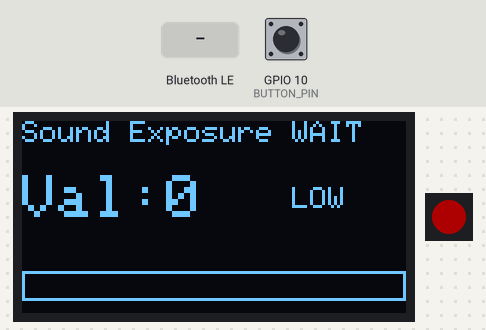
This sketch was run on a simulated Seeed XIAO ESP32-C3. Shown: 128×64 one-colour display, 1 RGB LEDs in strip order, left to right. The inputs (shaded band) are chosen by the test bench; at power-on: GPIO 10 (BUTTON_PIN) HIGH. Dim RGB values are drawn brighter than linear; nothing arrives over Bluetooth unless stated; a phone connects over Bluetooth LE 3 s after start; what the sketch prints to the serial monitor is not drawn.

Above: at 2.1 s.
At 5.6 s:
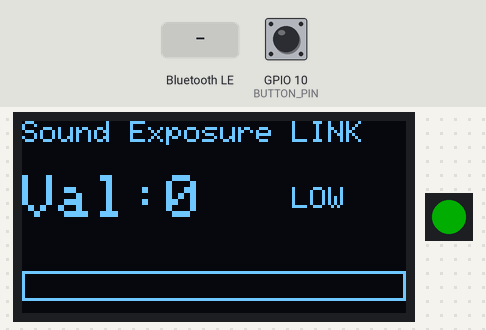
5.7 s: Bluetooth LE write "200" received
At 6.22 s:
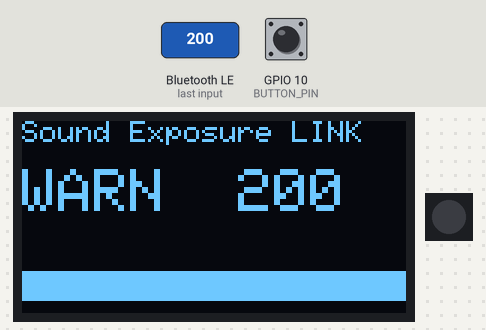
7.8 s: Bluetooth LE write "90" received
At 8.5 s:
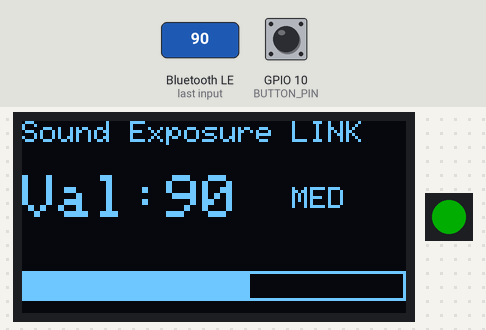
9.3 s: GPIO 10 (BUTTON_PIN) pulled LOW for 0.15 s
At 10.5 s:
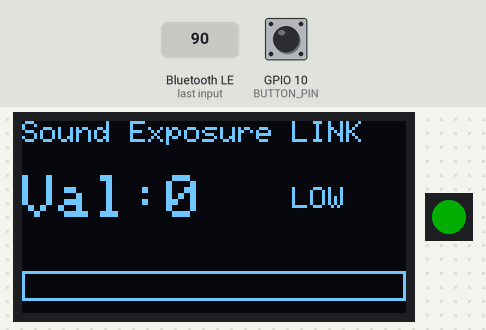
Timing chart, 0 to 12.3 s (numbered marks = the images above; inputs shaded):
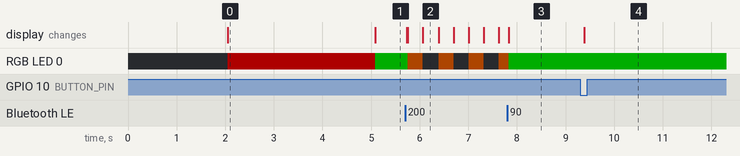

Measured:
- after the input at 5.7 s, RGB LED 0: alternates RGB(50, 20, 0) for 0.31 s and off for 0.31 s, starting after 0.06 s; the display: first changes at once (image 2 shows a later state)
- after the input at 7.8 s, the display: changes at once (image 3)
- after the input at 9.3 s, the display: changes after 0.09 s (image 4)
- what the display in image 0 shows lasts 3.0 s, from 2.1 s to 5.1 s

The sketch:

display_node.ino
```cpp
/**
 * ============================================================
 *  ACOUSTIC DOSIMETER — DISPLAY NODE
 * ============================================================
 *
 *  Hardware:   XIAO ESP32-C3 + SSD1306 128×64 OLED (I2C)
 *              + WS2812B NeoPixel + Tactile Button
 *  Protocol:   BLE (server) — receives exposure data from
 *              the Sensor Node (client)
 *  Function:   Visualizes cumulative sound exposure on an
 *              OLED with a progress bar and numeric readout.
 *              NeoPixel provides at-a-glance status. Physical
 *              button sends a RESET command back to the sensor.
 *
 *  Design decisions:
 *    - The display node acts as BLE server (peripheral) so
 *      the sensor can connect on its own schedule without
 *      requiring user pairing — just power both on.
 *    - The RESET command is bidirectional: button press on
 *      the display writes "RESET" to the shared BLE
 *      characteristic, which the sensor reads on its next
 *      update cycle. This avoids adding a second
 *      characteristic or a notification channel.
 *    - LED color encoding (green/orange/red) follows common
 *      traffic-light conventions for intuitive interpretation
 *      without reading the screen.
 *    - The warning flash at exposure ≥ 100 uses a simple
 *      toggle timer rather than hardware PWM to keep the
 *      NeoPixel driver straightforward on this platform.
 *    - Button debouncing uses a 40 ms window — tested to
 *      reliably reject bounce from the 6×6 mm tact switches
 *      used in this build.
 *
 *  Author:     Coleman Bryant
 *  Course:     TECHIN 512 — Hardware/Software Lab
 *  Program:    MSTI, University of Washington
 * ============================================================
 */

#include <Arduino.h>
#include <Wire.h>
#include <BLEDevice.h>
#include <BLEUtils.h>
#include <BLEServer.h>
#include <Adafruit_GFX.h>
#include <Adafruit_SSD1306.h>
#include <Adafruit_NeoPixel.h>

// ── OLED Configuration ─────────────────────────────────────
#define SCREEN_WIDTH    128
#define SCREEN_HEIGHT   64
#define OLED_RESET      -1
#define SCREEN_ADDRESS  0x3C

// ── NeoPixel & Button ──────────────────────────────────────
#define NEOPIXEL_PIN    D8
#define NUMPIXELS       1
#define BUTTON_PIN      D10

// ── BLE UUIDs (must match sensor node) ─────────────────────
#define SERVICE_UUID        "12345678-1234-1234-1234-1234567890ab"
#define CHARACTERISTIC_UUID "abcdefab-1234-1234-1234-abcdefabcdef"

// ── Peripheral Instances ───────────────────────────────────
Adafruit_SSD1306  display(SCREEN_WIDTH, SCREEN_HEIGHT, &Wire, OLED_RESET);
Adafruit_NeoPixel pixel(NUMPIXELS, NEOPIXEL_PIN, NEO_GRB + NEO_KHZ800);

// ── BLE State ──────────────────────────────────────────────
BLECharacteristic *pCharacteristic;
bool deviceConnected = false;
volatile int receivedValue = 0;

// ── Button Debounce State ──────────────────────────────────
bool          lastButtonReading  = HIGH;
bool          buttonState        = HIGH;
unsigned long lastDebounceTime   = 0;
const unsigned long debounceDelay = 40;

// ── Warning Flash State ────────────────────────────────────
bool          warnFlashState     = false;
unsigned long lastWarnFlashTime  = 0;
const unsigned long warnFlashInterval = 300;  // ms


// ============================================================
//  OLED RENDERING
// ============================================================
// Draws the full display layout:
//   - Header: "Sound Exposure" + connection status
//   - Body:   Numeric value + severity label (or WARN state)
//   - Footer: Progress bar mapped to 0–150 range
//
// The layout adapts between normal and warning modes to
// provide clear visual escalation without requiring the user
// to interpret numbers.

void drawScreen(int value) {
  display.clearDisplay();
  display.setTextColor(SSD1306_WHITE);

  bool warnState = (value >= 100);

  // ── Header ───────────────────────────────────────────────
  display.setTextSize(1);
  display.setCursor(0, 0);
  display.println("Sound Exposure");

  display.setCursor(90, 0);
  display.println(deviceConnected ? "LINK" : "WAIT");

  // ── Body ─────────────────────────────────────────────────
  if (warnState) {
    display.setTextSize(2);
    display.setCursor(0, 16);
    display.println("WARN");
    display.setCursor(72, 16);
    display.println(value);
  } else {
    display.setTextSize(2);
    display.setCursor(0, 18);
    display.print("Val:");
    display.println(value);

    display.setTextSize(1);
    display.setCursor(90, 22);
    display.println(value < 50 ? "LOW" : "MED");
  }

  // ── Progress Bar ─────────────────────────────────────────
  int barX  = 0, barY = 50, barW = 128, barH = 10;
  int fillW = constrain(map(value, 0, 150, 0, barW), 0, barW);

  display.drawRect(barX, barY, barW, barH, SSD1306_WHITE);
  display.fillRect(barX, barY, fillW, barH, SSD1306_WHITE);

  display.display();
}


// ============================================================
//  BLE SERVER CALLBACKS
// ============================================================
// Handles connect/disconnect events. On disconnect, we
// restart advertising so the sensor can reconnect
// automatically after a power cycle or range loss.

class MyServerCallbacks : public BLEServerCallbacks {
  void onConnect(BLEServer *pServer) override {
    deviceConnected = true;
    Serial.println("BLE client connected");
    drawScreen(receivedValue);
  }

  void onDisconnect(BLEServer *pServer) override {
    deviceConnected = false;
    Serial.println("BLE client disconnected");
    BLEDevice::startAdvertising();
    Serial.println("Advertising restarted");
    drawScreen(receivedValue);
  }
};


// ============================================================
//  BLE CHARACTERISTIC CALLBACK
// ============================================================
// Called when the sensor node writes a new exposure value.
// The value arrives as an ASCII integer string and is
// parsed to update the display immediately.

class MyCharacteristicCallbacks : public BLECharacteristicCallbacks {
  void onWrite(BLECharacteristic *pChar) override {
    std::string value = pChar->getValue();
    if (!value.empty()) {
      receivedValue = atoi(value.c_str());
      Serial.printf("Received value: %d\n", receivedValue);
      drawScreen(receivedValue);
    }
  }
};


// ============================================================
//  SETUP
// ============================================================

void setup() {
  Serial.begin(115200);
  delay(2000);

  // ── I2C for OLED ─────────────────────────────────────────
  Wire.begin(D4, D5);
  pinMode(BUTTON_PIN, INPUT_PULLUP);

  // ── OLED Init ────────────────────────────────────────────
  if (!display.begin(SSD1306_SWITCHCAPVCC, SCREEN_ADDRESS)) {
    Serial.println("OLED init failed");
    while (true) delay(10);
  }

  // ── NeoPixel Init ────────────────────────────────────────
  pixel.begin();
  pixel.clear();
  pixel.show();

  drawScreen(receivedValue);

  // ── BLE Server Setup ─────────────────────────────────────
  BLEDevice::init("DosimeterDisplay");
  BLEServer *pServer = BLEDevice::createServer();
  pServer->setCallbacks(new MyServerCallbacks());

  BLEService *pService = pServer->createService(SERVICE_UUID);

  pCharacteristic = pService->createCharacteristic(
      CHARACTERISTIC_UUID,
      BLECharacteristic::PROPERTY_READ |
      BLECharacteristic::PROPERTY_WRITE);

  pCharacteristic->setCallbacks(new MyCharacteristicCallbacks());
  pCharacteristic->setValue("0");
  pService->start();

  // ── Start Advertising ────────────────────────────────────
  BLEAdvertising *pAdvertising = BLEDevice::getAdvertising();
  pAdvertising->addServiceUUID(SERVICE_UUID);
  pAdvertising->start();

  Serial.println("BLE display server ready");
}


// ============================================================
//  MAIN LOOP
// ============================================================
// Continuously handles two responsibilities:
//
//   1. BUTTON INPUT — Debounced read of the physical reset
//      button. On press, writes "RESET" to the BLE
//      characteristic so the sensor node zeroes its exposure
//      index on the next read cycle. Also resets the local
//      display immediately for responsive feedback.
//
//   2. LED STATUS — Color-codes device state at a glance:
//        Red    = BLE disconnected (no sensor link)
//        Green  = connected, exposure below threshold
//        Orange = connected, exposure ≥ 100 (flashing)

void loop() {

  // ── Button Debounce ──────────────────────────────────────
  bool reading = digitalRead(BUTTON_PIN);

  if (reading != lastButtonReading) {
    lastDebounceTime = millis();
  }

  if ((millis() - lastDebounceTime) > debounceDelay) {
    if (reading != buttonState) {
      buttonState = reading;
      if (buttonState == LOW) {
        Serial.println("Button pressed -> sending RESET");
        pCharacteristic->setValue("RESET");
        receivedValue  = 0;
        warnFlashState = false;
        drawScreen(receivedValue);
      }
    }
  }
  lastButtonReading = reading;

  // ── LED Status Indicator ─────────────────────────────────
  bool warnState = deviceConnected && (receivedValue >= 100);

  if (warnState) {
    // Flashing orange at 300 ms intervals
    if (millis() - lastWarnFlashTime >= warnFlashInterval) {
      lastWarnFlashTime = millis();
      warnFlashState    = !warnFlashState;
      drawScreen(receivedValue);
    }
    pixel.setPixelColor(0, warnFlashState
        ? pixel.Color(50, 20, 0)   // orange
        : pixel.Color(0, 0, 0));   // off
  } else {
    warnFlashState = false;
    pixel.setPixelColor(0, !deviceConnected
        ? pixel.Color(50, 0, 0)    // red — no link
        : pixel.Color(0, 50, 0));  // green — nominal
  }

  pixel.show();
  delay(20);
}
```
